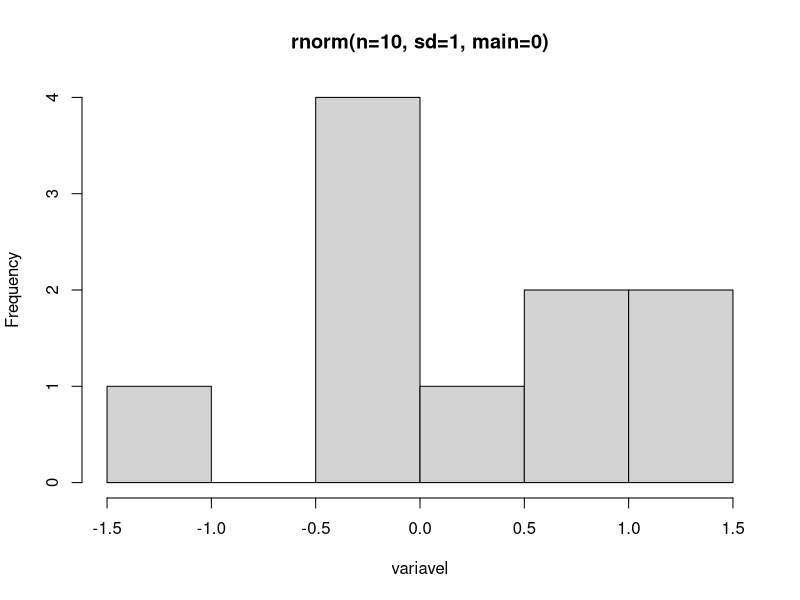
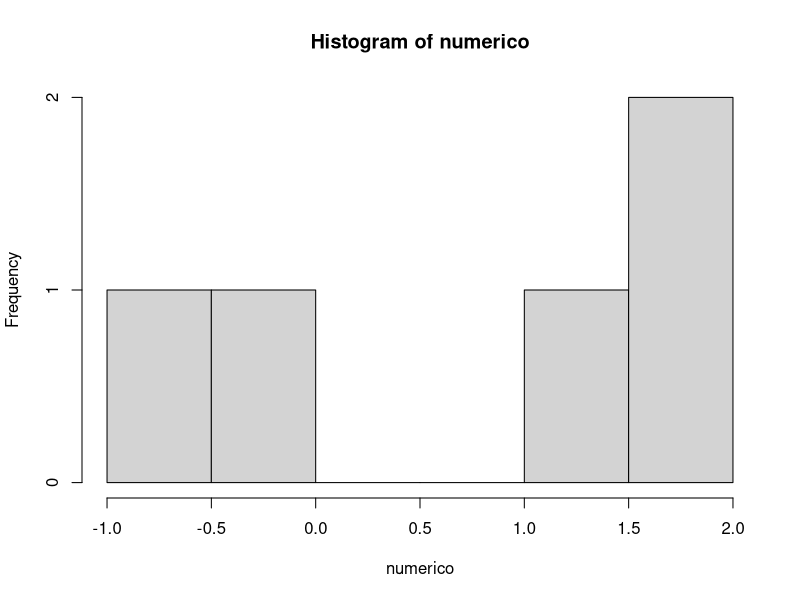
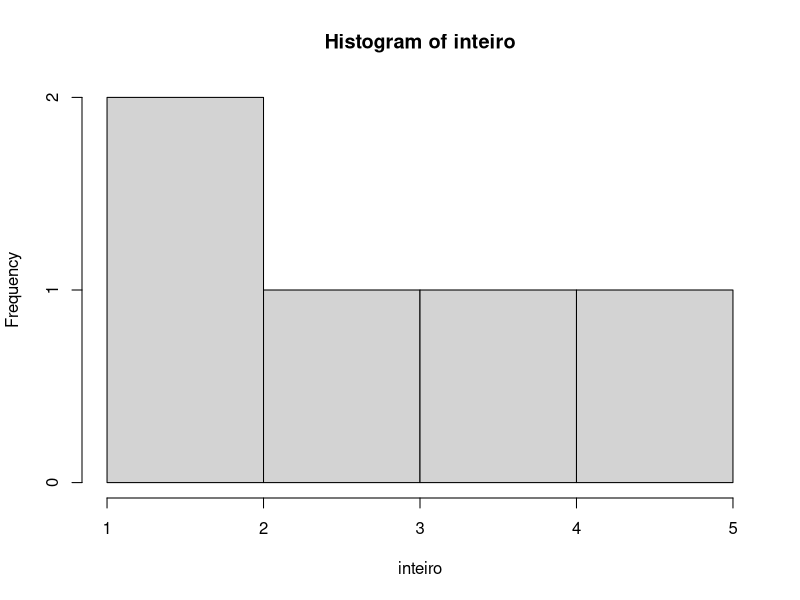
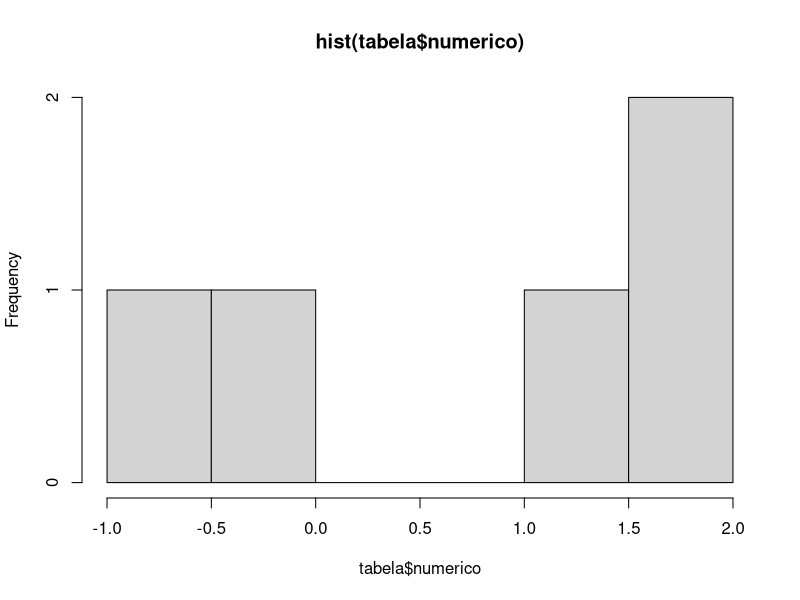
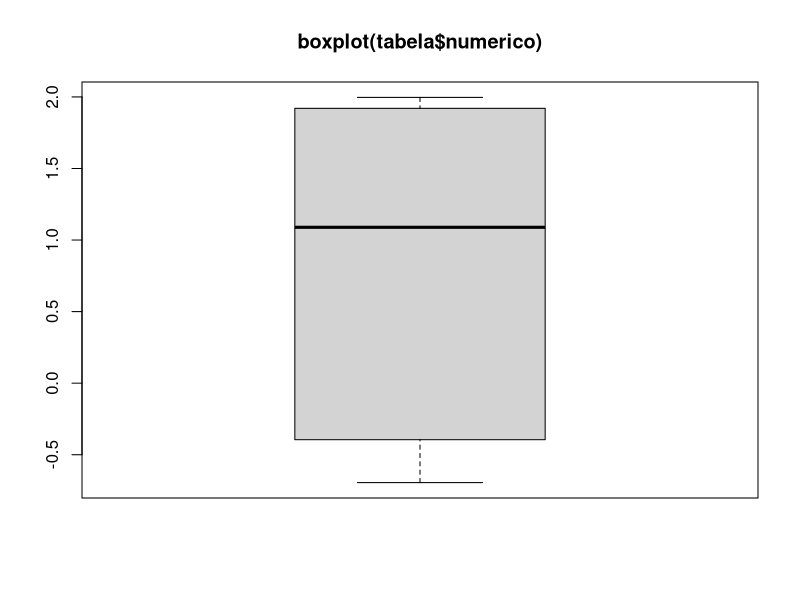
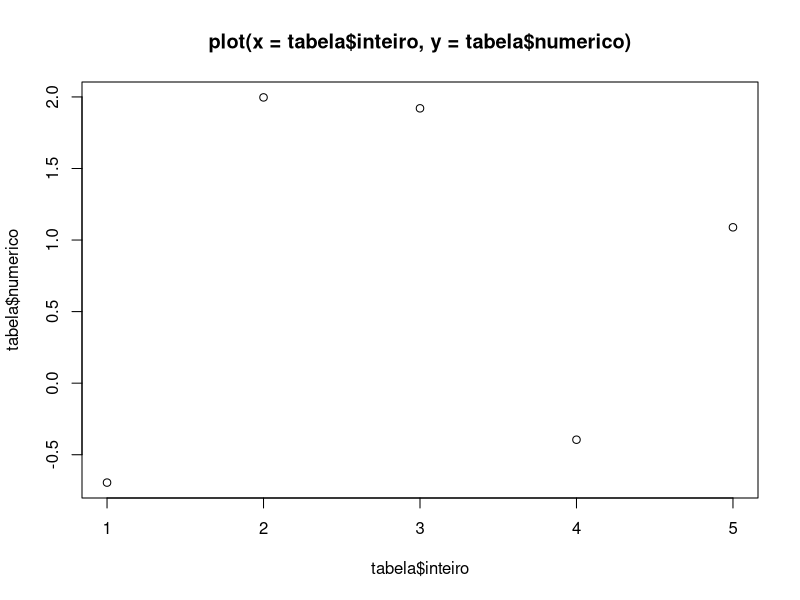

These charts were generated, in order, by the following R code:
# AQUI VAI O SEU CODIGO
variavel <- rnorm(n = 10, mean = 0, sd = 1) # função rnorm() sorteia números provenientes de uma 
# distribuição normal
hist(variavel, main = 'rnorm(n=10, sd=1, main=0)') # Função hist() cria o histograma de uma 
# variável
# O código acima cria  o histograma de uma variável com 1.000 observações sorteadas de uma distribuição normal

#CRIANDO VETORES

#cria um vetor com o nome "inteiro"
inteiro <- 1:5
#mostra o vetor
inteiro
#verifica a classe do vetor criado
class(inteiro)

numerico <- rnorm(n = 5)
numerico
hist(numerico)
hist(inteiro)
class(numerico)
logico <- c(TRUE, FALSE, TRUE, FALSE, TRUE)
logico
class(logico)
texto <- c('Branco', 'Azul', 'Branco', 'Azul', 'Azul')
texto
class(texto)
fator <- factor(texto)
fator
class(fator)

#CRIANDO DATA.FRAME
tabela <- data.frame(inteiro, numerico, logico, texto, fator, stringsAsFactors = F)
tabela
class(tabela)

#INDEXACAO
numerico
numerico[ 1 ] #primeira observacao do vetor numerico
numerico[ 5 ] #quinta observacao do vetor numerico
numerico[   ] #todas observacoes do vetor numerico

texto
texto[ 2 ] #segunda observacao do vetor texto

tabela
tabela[1,1]
tabela[ ,2]
tabela[3, ]

tabela[ , 'fator']
tabela[ , 'numerico']
tabela$numerico

#ESTATISTICA DESCRITIVA
mean(tabela$numerico)
sd(tabela$numerico)
summary(tabela$numerico)
median(tabela$numerico)
IQR(tabela$numerico)

#GRAFICOS
hist(tabela$numerico, main='hist(tabela$numerico)')
boxplot(tabela$numerico, main='boxplot(tabela$numerico)')
plot(x = tabela$inteiro, y = tabela$numerico, main = 'plot(x = tabela$inteiro, y = tabela$numerico)')
